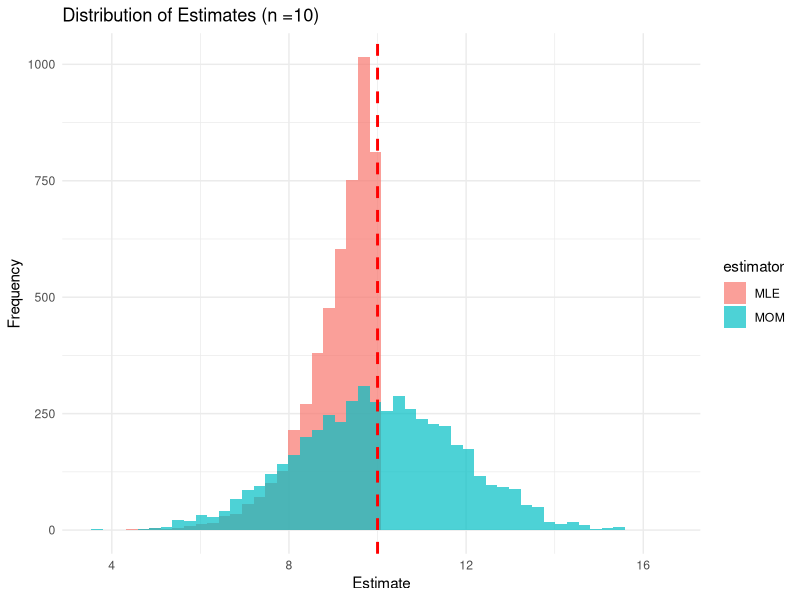
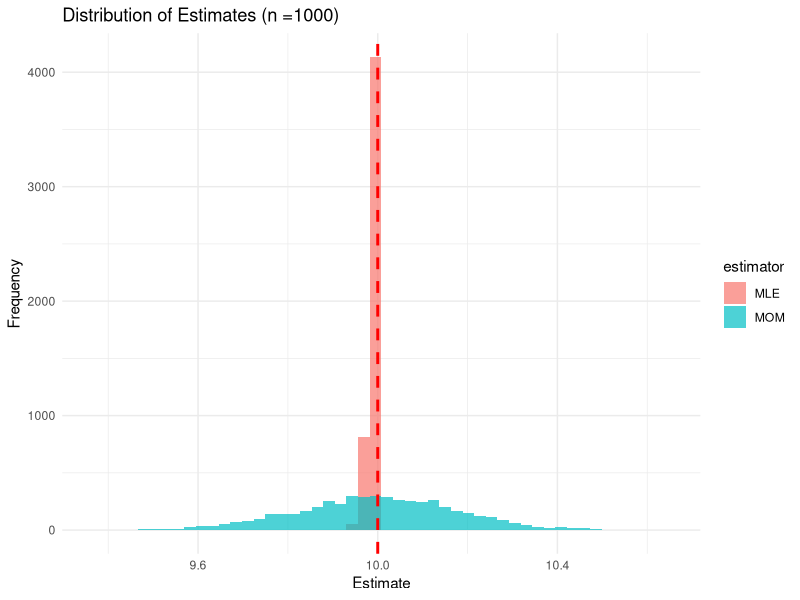
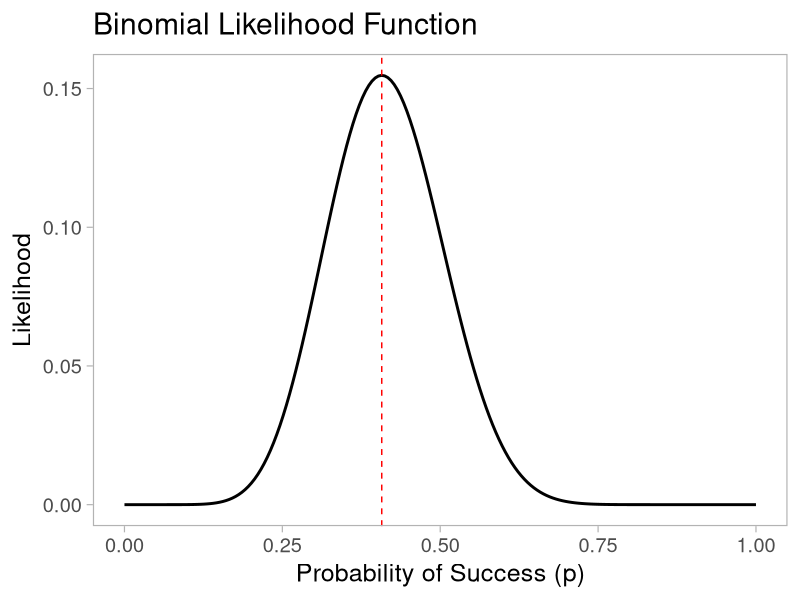
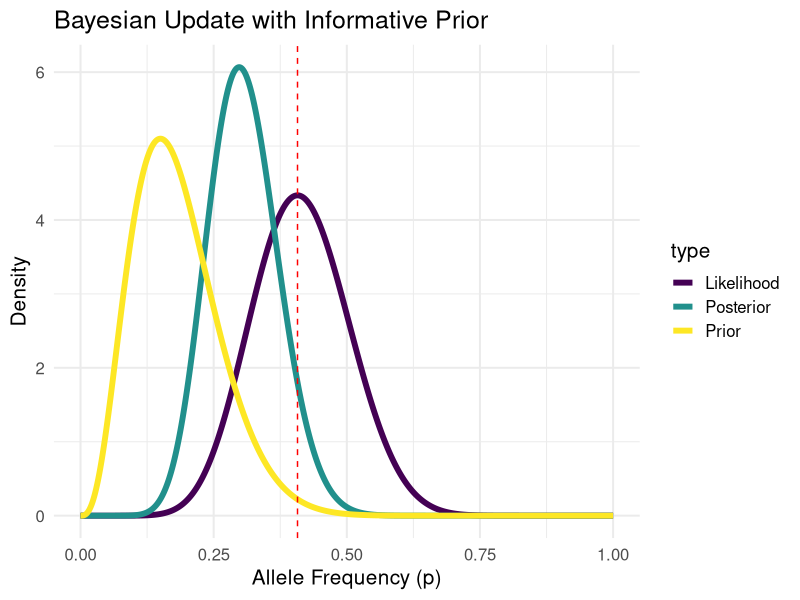
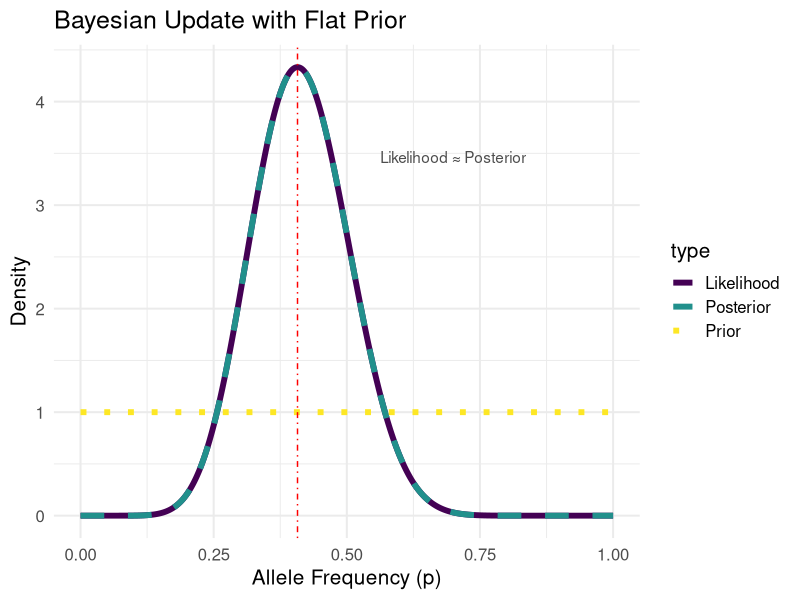

The R script that drew these images, in order: (Note: this script raises an error after producing the figures.)
## ---- chunk 1
library(tidyverse)
library(ggplot2)
library(viridis)
library(htmltools)
## ---- chunk 2
#| layout-ncol: 2

mom_estimator <- function(sample) {
    return(2 * mean(sample))
}

# Function to generate MLE estimator for Uniform(0, theta)
mle_estimator <- function(sample) {
    return(max(sample))
}

simulate_estimators <- function(theta = 1, n = 10, n_sim = 1000) {
    mom_estimates <- numeric(n_sim)
    mle_estimates <- numeric(n_sim)

    for (i in 1:n_sim) {
        sample <- runif(n, 0, theta)
        mom_estimates[i] <- mom_estimator(sample)
        mle_estimates[i] <- mle_estimator(sample)
    }

    return(list(
        mom = mom_estimates,
        mle = mle_estimates
    ))
}

n_simulations <- 5000
theta_true <- 10

n_demo_1 <- 10
n_demo_2 <- 1000
demo_results_1 <- simulate_estimators(theta_true, n_demo_1, n_simulations)
demo_results_2 <- simulate_estimators(theta_true, n_demo_2, n_simulations)

demo_data_1 <- data.frame(
    MOM = demo_results_1$mom,
    MLE = demo_results_1$mle
) %>%
    pivot_longer(everything(), names_to = "estimator", values_to = "estimate")

demo_data_2 <- data.frame(
    MOM = demo_results_2$mom,
    MLE = demo_results_2$mle
) %>%
    pivot_longer(everything(), names_to = "estimator", values_to = "estimate")
ggplot(demo_data_1, aes(x = estimate, fill = estimator)) +
    geom_histogram(alpha = 0.7, position = "identity", bins = 50) +
    geom_vline(xintercept = theta_true, linetype = "dashed", color = "red", linewidth = 1) +
    labs(
        title = paste0("Distribution of Estimates (n =", n_demo_1, ")"),
        x = "Estimate", y = "Frequency"
    ) +
    theme_minimal()

ggplot(demo_data_2, aes(x = estimate, fill = estimator)) +
    geom_histogram(alpha = 0.7, position = "identity", bins = 50) +
    geom_vline(xintercept = theta_true, linetype = "dashed", color = "red", linewidth = 1) +
    labs(
        title = paste0("Distribution of Estimates (n =", n_demo_2, ")"),
        x = "Estimate", y = "Frequency"
    ) +
    theme_minimal()
## ---- chunk 3
n <- 27
x <- 11
p_seq <- seq(0, 1, length.out = 200)
likelihood <- dbinom(x, n, p_seq)
plot <- ggplot(
    data.frame(p = p_seq, likelihood = likelihood),
    aes(x = p, y = likelihood)
) +
    geom_line(linewidth = 1) +
    labs(
        x = "Probability of Success (p)",
        y = "Likelihood",
        title = "Binomial Likelihood Function"
    ) +
    geom_vline(
        xintercept = x / n,
        color = "red",
        linetype = "dashed"
    ) +
    theme_light(base_size = 18) +
    theme(panel.grid = element_blank())
## ---- chunk 4
plot
## ---- chunk 5
p <- seq(0, 1, length.out = 1000)
# Prior (Beta distribution from previous experiment)
prior <- dbeta(p, 3 + 1, 17 + 1)
# Likelihood (Beta distribution from current data)
likelihood <- dbeta(p, 11 + 1, 16 + 1)
# Posterior (Beta distribution combining both)
posterior <- dbeta(p, 14 + 1, 33 + 1)
# Combine into a data frame
plot_data <- data.frame(
    p = rep(p, 3),
    density = c(prior, likelihood, posterior),
    type = rep(c("Prior", "Likelihood", "Posterior"), each = length(p))
)
# Add flat prior distribution
flat_prior <- dbeta(p, 1, 1)
flat_posterior <- dbeta(p, 12, 17)
plot_data <- rbind(
    plot_data,
    data.frame(
        p = rep(p, 3),
        density = c(flat_prior, likelihood, flat_posterior),
        type = rep(c("Prior", "Likelihood", "Posterior"), each = length(p))
    )
)
# Add a column to distinguish between informative and flat scenarios
plot_data$scenario <- c(rep("Informative", 3000), rep("Flat", 3000))
## ---- chunk 6
p1 <- ggplot(
    plot_data %>% filter(scenario == "Informative"),
    aes(x = p, y = density, color = type)
) +
    geom_line(linewidth = 2) +
    geom_vline(xintercept = 11 / 27, linetype = "dashed", color = "red") +
    labs(
        x = "Allele Frequency (p)",
        y = "Density",
        title = "Bayesian Update with Informative Prior"
    ) +
    scale_color_viridis_d() +
    theme_minimal(base_size = 15)
## ---- chunk 7
p2 <- ggplot(
  plot_data %>% filter(scenario == "Flat"),
  aes(x = p, y = density, color = type, linetype = type)
) +
  geom_line(linewidth = 2) +
  scale_linetype_manual(values = c("Prior" = "dotted", "Likelihood" = "solid", "Posterior" = "dashed")) +
  geom_vline(xintercept = 11 / 27, linetype = "dotdash", color = "red") +
  labs(
    x = "Allele Frequency (p)",
    y = "Density",
    title = "Bayesian Update with Flat Prior"
  ) +
  theme_minimal(base_size = 15) +
  scale_color_viridis_d() +
  annotate("text",
    x = 0.7, y = max(flat_posterior) * 0.8,
    label = "Likelihood ≈ Posterior", color = "gray30"
  )
## ---- chunk 8
#| layout-ncol: 2
#| fig.height: 8
p1
p2
## ---- chunk 9
img(src = knitr::include_graphics("scripts/_output/sequential_bayesian_update.gif"), alt = 'Bayesian updating')
